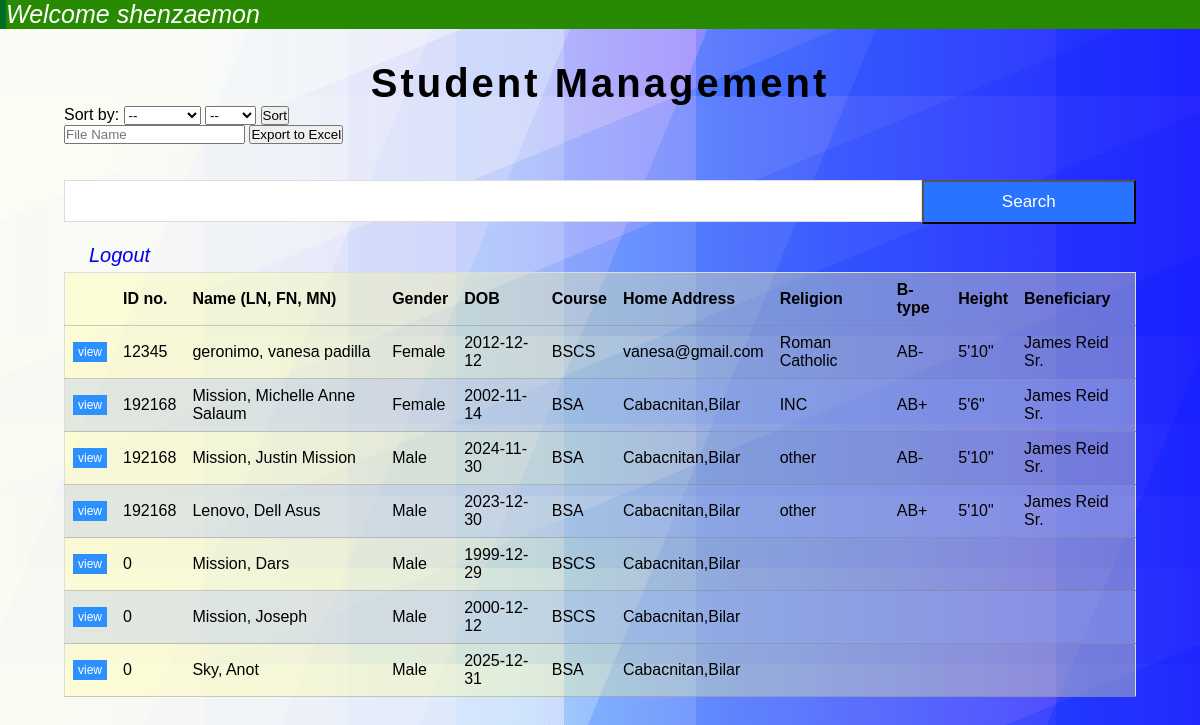
The app's page /landingPage.php (signed in) with its own data.
### tables this page shows
CREATE TABLE `student_list` (
  `id` int(11) NOT NULL,
  `email` varchar(225) NOT NULL,
  `firstname` varchar(255) NOT NULL,
  `midname` varchar(225) NOT NULL,
  `lastname` varchar(255) NOT NULL,
  `gender` varchar(20) NOT NULL,
  `dob` date NOT NULL,
  `address` varchar(225) NOT NULL,
  `program` varchar(225) NOT NULL,
  `religion` varchar(225) NOT NULL,
  `btype` varchar(5) NOT NULL,
  `height` varchar(20) NOT NULL,
  `beneficiary` varchar(225) NOT NULL,
  `yearlevel` varchar(20) NOT NULL,
  `registered` datetime NOT NULL DEFAULT current_timestamp(),
  `images` varchar(255) NOT NULL,
  `dateUpdate` varchar(255) NOT NULL,
  `updateBy` varchar(255) NOT NULL,
  `username` varchar(10) NOT NULL,
  `ismisID` int(10) NOT NULL
);

### landingPage.php (the view, shortened to what this page needs)
<?php
if (isset($_SESSION['UserLogin'])) {
    echo "<div class='message success'>Welcome " . $_SESSION['UserLogin'] . '</div>';
}
if (isset($_POST['submit'])) {
    $sortvalue = isset($_POST['sort']) ? $_POST['sort'] : '';
    $sorttypevalue = isset($_POST['sorttype']) ? $_POST['sorttype'] : '';
    if (!empty($sortvalue) && !empty($sorttypevalue)) {
        $sort = in_array($sortvalue, ['id', 'firstname', 'lastname']) ? $sortvalue : 'firstname';
        $sorttype = ($sorttypevalue == 'asc') ? 'ASC' : 'DESC';
        $con = connection();
        $sql = "SELECT * FROM student_list ORDER BY $sort $sorttype";
        $students = $con->query($sql) or die($con->error);
        $row = $students->fetch_assoc();
    } else {
        echo "Invalid Sorting";
        $con = connection();
        $sql = "SELECT * FROM student_list ORDER BY id DESC";
        $students = $con->query($sql) or die($con->error);
        $row = $students->fetch_assoc();
    }
} else {
    $con = connection();
    $sql = "SELECT * FROM student_list ORDER BY id DESC";
    $students = $con->query($sql) or die($con->error);
    $row = $students->fetch_assoc();
}
?>
<!DOCTYPE html>
<html lang="en">
<head>
    <link rel="stylesheet" href="css/style.css">
</head>
<body id="index-body">
    <div class="wrapper">
        <div class="index-title">
            <a href="index.php">Student Management</a>
        </div>
        <form action="" method="post" id="sortform">
            <label>Sort by:</label>
            <select name="sort" id="sort">
                <option value="" disabled selected>--</option>
            </select>
            <select name="sorttype" id="sorttype">
                <option value="" disabled selected>--</option>
            </select>
            <button type="submit" name="submit">Sort</button>
        </form>
        <form method="post" action="to_excel.php">
            <input type="text"  name="fileName" id ="fileName" placeholder="File Name" required>
            <button type="submit" name="export">Export to Excel</button>
        </form>
        <br>
        <br>
        <div class="index-seach-container">
            <form action="result.php" method="get" id="index">
                <input type="text" name="search" id="search" class="index-search-input">
                <button type="submit" name="submit" class="index-submit">Search</button>
            </form>
        </div>
        <br>
        <div class="clickables">
            <?php if (isset($_SESSION['UserLogin'])) { ?>
                <a href="logout.php" id="logout" class="login-out-link">Logout</a>
            <?php } else { ?>
                <a href="login.php" id="login" class="login-out-link">Login</a>
            <?php } ?>
        </div>
        <table>
            <thead>
                <tr>
                    <th></th>
                    <th>ID no.</th>
                    <th>Name (LN, FN, MN)</th>
                    <th>Gender</th>
                    <th>DOB</th>
                    <th>Course</th>
                    <th>Home Address</th>
                    <th>Religion</th>
                    <th>B-type</th>
                    <th>Height</th>
                    <th>Beneficiary</th>
                </tr>
            </thead>
            <tbody>
                <?php do { ?>
                    <tr>
                        <td width="30"><a class="view" href="details.php?ID=<?php echo $row['id']; ?>">view</a></td>
                        <td><?php echo $row['ismisID']; ?></td>
                        <td><?php echo $row['lastname'].', '.$row['firstname'].' '.$row['midname']; ?></td>
                        <td><?php echo $row['gender']; ?></td>
                        <td><?php echo $row['dob']; ?></td>
                        <td><?php echo $row['program']; ?></td>
                        <td><?php echo $row['address']; ?></td>
                        <td><?php echo $row['religion']; ?></td>
                        <td><?php echo $row['btype']; ?></td>
                        <td><?php echo $row['height']; ?></td>
                        <td><?php echo $row['beneficiary']; ?></td>
                    </tr>
                <?php } while ($row = $students->fetch_assoc()) ?>
            </tbody>
        </table>
    </div>
</body>
</html>

### css/style.css (style rules this page uses)
* { margin: 0; padding: 0; box-sizing: 0; }
.wrapper { margin: 2rem; padding: 0 2rem 0 2rem; }
body { font-family: Arial, sans-serif; }
.message { width: 100%; }
.message.success { background-color: rgb(39, 138, 0); border-left: 6px solid rgb(0, 110, 37); color: rgb(255, 255, 255); font-size: 25px; font-style: italic; }
body { background-attachment: fixed; background-size: cover; background-image: linear-gradient( 0deg, rgb(213, 229, 183) 0%, rgb(213, 229, 183) 17%, rgb(189, 213, 190) 17%, rgb(189, 213, 190) 29%, rgb(166, 196, 196) 29%, rgb(166, 196, 196) 38%, rgb(142, 180, 203) 38%, rgb(142, 180, 203) 47%, rgb(118, 164, 210) 47%, rgb(118, 164, 210) 58%, rgb(95, 147, 216) 58%, rgb(95, 147, 216) 88%, rgb(71, 131, 223) 88%, rgb(71, 131, 223) 100% ), linear-gradient( 157.5deg, rgb(213, 229, 183) 0%, rgb(213, 229, 183) 17%, rgb(189, 213, 190) 17%, rgb(189, 213, 190) 29%, rgb(166, 196, 196) 29%, rgb(166, 196, 196) 38%, rgb(142, 180, 203) 38%, rgb(142, 180, 203) 47%, rgb(118, 164, 210) 47%, rgb(118, 164, 210) 58%, rgb(95, 147, 216) 58%, rgb(95, 147, 216) 88%, rgb(71, 131, 223) 88%, rgb(71, 131, 223) 100% ), linear-gradient( 112.5deg, rgb(213, 229, 183) 0%, rgb(213, 229, 183) 17%, rgb(189, 213, 190) 17%, rgb(189, 213, 190) 29%, rgb(166, 196, 196) 29%, rgb(166, 196, 196) 38%, rgb(142, 180, 203) 38%, rgb(142, 180, 203) 47%, rgb(118, 164, 210) 47%, rgb(118, 164, 210) 58%, rgb(95, 147, 216) 58%, rgb(95, 147, 216) 88%, rgb(71, 131, 223) 88%, rgb(71, 131, 223) 100% ), linear-gradient( 90deg, rgb(213, 229, 183) 0%, rgb(213, 229, 183) 17%, rgb(189, 213, 190) 17%, rgb(189, 213, 190) 29%, rgb(166, 196, 196) 29%, rgb(166, 196, 196) 38%, rgb(142, 180, 203) 38%, rgb(142, 180, 203) 47%, rgb(118, 164, 210) 47%, rgb(118, 164, 210) 58%, rgb(95, 147, 216) 58%, rgb(95, 147, 216) 88%, rgb(71, 131, 223) 88%, rgb(71, 131, 223) 100% ), linear-gradient(90deg, rgb(173, 92, 95), rgb(110, 20, 174)); background-blend-mode: overlay, overlay, overlay, overlay, normal; }
.index-title { text-align: center; font-size: 40px; font-weight: bolder; letter-spacing: 3px; }
.index-title a { text-decoration: none; color: black; }
.clickables { color: #5900ff; font-style: italic; font-size: 20px; width: 100%; margin: 5px; display: flex; }
.login-out-link { text-decoration: none; margin: 20px 0 0 20px; }
table { background-color: rgba(255, 255, 158, 0.349); border: 1px solid #ddd; border-collapse: collapse; width: 100%; }
th, td { text-align: left; padding: 8px; border-bottom: rgba(128, 128, 128, 0.397) solid 1px; }
tr:nth-child(even) { background-color: #93aaff3b; }
.view { border: none; background: #2c91ff; color: white; text-decoration: none; padding: 3px 5px 3px 5px; font-size: 12px; }
.index-search-input { padding: 10px; font-size: 17px; border: 1px solid #ddd; float: left; width: 80%; background: white; }
.index-submit { float: left; width: 20%; padding: 10px; background: #2873ff; color: white; font-size: 17; }

### records on screen
student_list: ismisID "12345", lastname "geronimo", firstname "vanesa", midname "padilla", gender "Female", dob "2012-12-12", program "BSCS", address "vanesa@gmail.com", religion "Roman Catholic", btype "AB-", height "5'10\"", beneficiary "James Reid Sr."
student_list: ismisID "192168", lastname "Mission", firstname "Michelle Anne", midname "Salaum", gender "Female", dob "2002-11-14", program "BSA", address "Cabacnitan,Bilar", religion "INC", btype "AB+", height "5'6\"", beneficiary "James Reid Sr."
student_list: ismisID "192168", lastname "Mission", firstname "Justin", midname "Mission", gender "Male", dob "2024-11-30", program "BSA", address "Cabacnitan,Bilar", religion "other", btype "AB-", height "5'10\"", beneficiary "James Reid Sr."
student_list: ismisID "192168", lastname "Lenovo", firstname "Dell", midname "Asus", gender "Male", dob "2023-12-30", program "BSA", address "Cabacnitan,Bilar", religion "other", btype "AB+", height "5'10\"", beneficiary "James Reid Sr."
student_list: ismisID "0", lastname "Mission", firstname "Dars", gender "Male", dob "1999-12-29", program "BSCS", address "Cabacnitan,Bilar"
student_list: ismisID "0", lastname "Mission", firstname "Joseph", gender "Male", dob "2000-12-12", program "BSCS", address "Cabacnitan,Bilar"
student_list: ismisID "0", lastname "Sky", firstname "Anot", gender "Male", dob "2025-12-31", program "BSA", address "Cabacnitan,Bilar"

### other values on screen
$_SESSION['UserLogin'] "shenzaemon"
